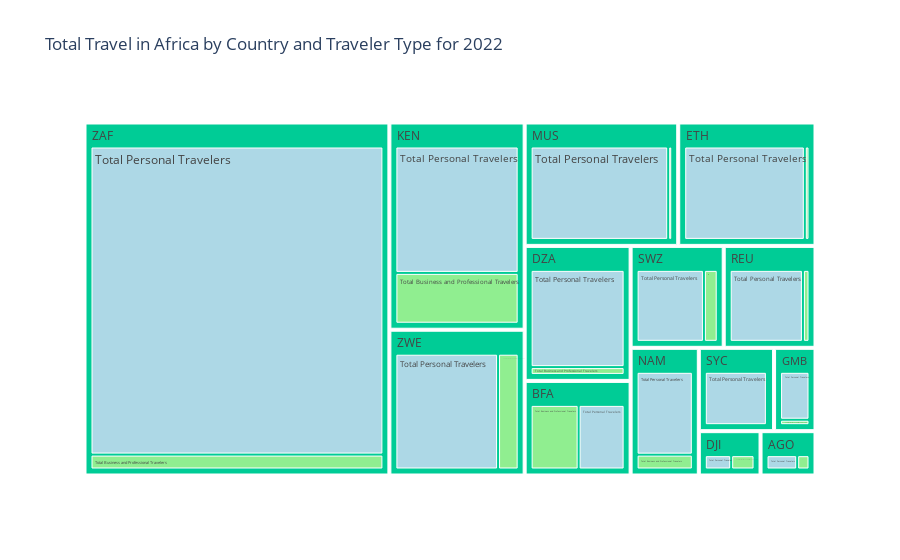

The notebook cell saved with this chart:
### Code cell
import plotly.express as px

# Filter the Data for 2022
df_2022 = pivoted_df[pivoted_df['indicator_year'] == 2022]

# Calculate Personal Travelers
# Melt the DataFrame to have 'Personal' and 'Business' categories
df_melted = df_2022.melt(id_vars=['iso3_country_code', 'region_name'], 
                         value_vars=['Total Personal Travelers', 'Total Business and Professional Travelers'],
                         var_name='traveler_type', value_name='count')

# Create the treemap
fig = px.treemap(df_melted, 
                 path=['iso3_country_code', 'traveler_type'], 
                 values='count',
                 color='traveler_type',
                 title='Total Travel in Africa by Country and Traveler Type for 2022',  
                 color_discrete_map={'Total Personal Travelers': 'lightblue', 'Total Business and Professional Travelers': 'lightgreen'})

fig.update_layout(
    legend=dict(
        title="Traveler Type",
        orientation="h",  # 'h' for horizontal, 'v' for vertical
        y=1.02,
        x=0.5,
        xanchor='center',
        yanchor='bottom'
    )
)
# Show the treemap
fig.show()

### Figure 1 — Plotly figure (JSON) as saved in the notebook; plotly's stock layout.template omitted (floating-point values rounded to 4 significant figures)
{"data": [{"branchvalues": "total", "customdata": [["Total Personal Travelers"], ["Total Personal Travelers"], ["Total Personal Travelers"], ["Total Personal Travelers"], ["Total Personal Travelers"], ["Total Personal Travelers"], ["Total Personal Travelers"], ["Total Personal Travelers"], ["Total Personal Travelers"], ["Total Personal Travelers"], ["Total Personal Travelers"], ["Total Personal Travelers"], ["Total Personal Travelers"], ["Total Personal Travelers"], ["Total Personal Travelers"], ["Total Personal Travelers"], ["Total Personal Travelers"], ["Total Personal Travelers"], ["Total Personal Travelers"], ["Total Personal Travelers"], ["Total Business and Professional Travelers"], ["Total Business and Professional Travelers"], ["Total Business and Professional Travelers"], ["Total Business and Professional Travelers"], ["Total Business and Professional Travelers"], ["Total Business and Professional Travelers"], ["Total Business and Professional Travelers"], ["Total Business and Professional Travelers"], ["Total Business and Professional Travelers"], ["Total Business and Professional Travelers"], ["Total Business and Professional Travelers"], ["Total Business and Professional Travelers"], ["Total Business and Professional Travelers"], ["Total Business and Professional Travelers"], ["Total Business and Professional Travelers"], ["Total Business and Professional Travelers"], ["Total Business and Professional Travelers"], ["Total Business and Professional Travelers"], ["Total Business and Professional Travelers"], ["Total Business and Professional Travelers"], ["(?)"], ["(?)"], ["(?)"], ["(?)"], ["(?)"], ["(?)"], ["(?)"], ["(?)"], ["(?)"], ["(?)"], ["(?)"], ["(?)"], ["(?)"], ["(?)"], ["(?)"], ["(?)"], ["(?)"], ["(?)"], ["(?)"], ["(?)"]], "domain": {"x": [0, 1], "y": [0, 1]}, "hovertemplate": "labels=%{label}<br>count=%{value}<br>parent=%{parent}<br>id=%{id}<br>traveler_type=%{customdata[0]}<extra></extra>", "ids": ["ZWE/Total Personal Travelers", "BFA/Total Personal Travelers", "CIV/Total Personal Travelers", "CMR/Total Personal Travelers", "DJI/Total Personal Travelers", "DZA/Total Personal Travelers", "EGY/Total Personal Travelers", "ETH/Total Personal Travelers", "GMB/Total Personal Travelers", "KEN/Total Personal Travelers", "MAR/Total Personal Travelers", "MOZ/Total Personal Travelers", "MUS/Total Personal Travelers", "NAM/Total Personal Travelers", "NGA/Total Personal Travelers", "REU/Total Personal Travelers", "SWZ/Total Personal Travelers", "SYC/Total Personal Travelers", "AGO/Total Personal Travelers", "ZAF/Total Personal Travelers", "AGO/Total Business and Professional Travelers", "SYC/Total Business and Professional Travelers", "BFA/Total Business and Professional Travelers", "CIV/Total Business and Professional Travelers", "CMR/Total Business and Professional Travelers", "DJI/Total Business and Professional Travelers", "DZA/Total Business and Professional Travelers", "EGY/Total Business and Professional Travelers", "ETH/Total Business and Professional Travelers", "ZAF/Total Business and Professional Travelers", "GMB/Total Business and Professional Travelers", "MAR/Total Business and Professional Travelers", "MOZ/Total Business and Professional Travelers", "MUS/Total Business and Professional Travelers", "NAM/Total Business and Professional Travelers", "NGA/Total Business and Professional Travelers", "REU/Total Business and Professional Travelers", "SWZ/Total Business and Professional Travelers", "KEN/Total Business and Professional Travelers", "ZWE/Total Business and Professional Travelers", "AGO", "BFA", "CIV", "CMR", "DJI", "DZA", "EGY", "ETH", "GMB", "KEN", "MAR", "MOZ", "MUS", "NAM", "NGA", "REU", "SWZ", "SYC", "ZAF", "ZWE"], "labels": ["Total Personal Travelers", "Total Personal Travelers", "Total Personal Travelers", "Total Personal Travelers", "Total Personal Travelers", "Total Personal Travelers", "Total Personal Travelers", "Total Personal Travelers", "Total Personal Travelers", "Total Personal Travelers", "Total Personal Travelers", "Total Personal Travelers", "Total Personal Travelers", "Total Personal Travelers", "Total Personal Travelers", "Total Personal Travelers", "Total Personal Travelers", "Total Personal Travelers", "Total Personal Travelers", "Total Personal Travelers", "Total Business and Professional Travelers", "Total Business and Professional Travelers", "Total Business and Professional Travelers", "Total Business and Professional Travelers", "Total Business and Professional Travelers", "Total Business and Professional Travelers", "Total Business and Professional Travelers", "Total Business and Professional Travelers", "Total Business and Professional Travelers", "Total Business and Professional Travelers", "Total Business and Professional Travelers", "Total Business and Professional Travelers", "Total Business and Professional Travelers", "Total Business and Professional Travelers", "Total Business and Professional Travelers", "Total Business and Professional Travelers", "Total Business and Professional Travelers", "Total Business and Professional Travelers", "Total Business and Professional Travelers", "Total Business and Professional Travelers", "AGO", "BFA", "CIV", "CMR", "DJI", "DZA", "EGY", "ETH", "GMB", "KEN", "MAR", "MOZ", "MUS", "NAM", "NGA", "REU", "SWZ", "SYC", "ZAF", "ZWE"], "marker": {"colors": ["lightblue", "lightblue", "lightblue", "lightblue", "lightblue", "lightblue", "lightblue", "lightblue", "lightblue", "lightblue", "lightblue", "lightblue", "lightblue", "lightblue", "lightblue", "lightblue", "lightblue", "lightblue", "lightblue", "lightblue", "lightgreen", "lightgreen", "lightgreen", "lightgreen", "lightgreen", "lightgreen", "lightgreen", "lightgreen", "lightgreen", "lightgreen", "lightgreen", "lightgreen", "lightgreen", "lightgreen", "lightgreen", "lightgreen", "lightgreen", "lightgreen", "lightgreen", "lightgreen", "#00cc96", "#00cc96", "#00cc96", "#00cc96", "#00cc96", "#00cc96", "#00cc96", "#00cc96", "#00cc96", "#00cc96", "#00cc96", "#00cc96", "#00cc96", "#00cc96", "#00cc96", "#00cc96", "#00cc96", "#00cc96", "#00cc96", "#00cc96"]}, "name": "", "parents": ["ZWE", "BFA", "CIV", "CMR", "DJI", "DZA", "EGY", "ETH", "GMB", "KEN", "MAR", "MOZ", "MUS", "NAM", "NGA", "REU", "SWZ", "SYC", "AGO", "ZAF", "AGO", "SYC", "BFA", "CIV", "CMR", "DJI", "DZA", "EGY", "ETH", "ZAF", "GMB", "MAR", "MOZ", "MUS", "NAM", "NGA", "REU", "SWZ", "KEN", "ZWE", "", "", "", "", "", "", "", "", "", "", "", "", "", "", "", "", "", "", "", ""], "type": "treemap", "values": [869.4, 259.7, 0, 0, 76.8, 701.2, 0, 863.1, 164.2, 1058.0, 0, 0, 974.5, 390.9, 0, 454.6, 417.1, 325.8, 92, 5435, 37, 6.2, 271, 0, 0, 68.1, 56.2, 0, 33.5, 263, 18.6, 0, 0, 28.6, 70.1, 0, 40.8, 85.4, 425.5, 174.4, 129, 530.7, 0, 0, 144.9, 757.4, 0, 896.6, 182.8, 1484.0, 0, 0, 1003.0, 461, 0, 495.4, 502.5, 332, 5698, 1044.0]}], "layout": {"legend": {"orientation": "h", "title": {"text": "Traveler Type"}, "tracegroupgap": 0, "x": 0.5, "xanchor": "center", "y": 1.02, "yanchor": "bottom"}, "title": {"text": "Total Travel in Africa by Country and Traveler Type for 2022"}}}
